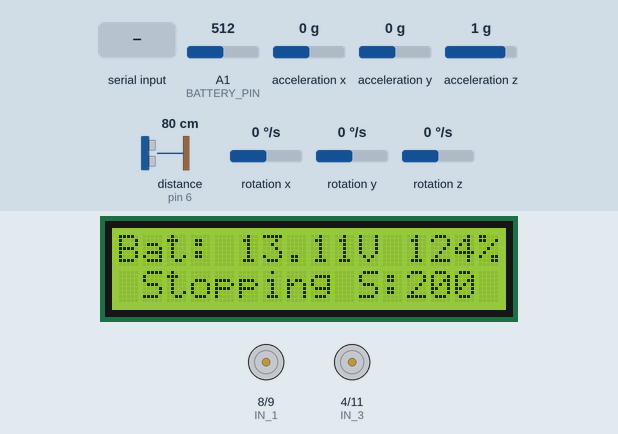
Simulated run of this sketch. Board: Arduino Uno, built with avr-gcc and run on an emulated ATmega328P. Parts: 16×2 character LCD, motor-driver pin pairs drawn as motors (green arrow = first pin HIGH = forward, orange = second pin HIGH = backward, longer = more drive, scaled by the enable pin). Wiring (inferred from the names in the program): ultrasonic range finder: trigger pin 7; echo pin 6. The inputs (shaded band) are chosen by the test bench; at power-on: distance to the obstacle (sensor on pin 6) 80 cm, rotation x 0 °/s, A1 (BATTERY_PIN) = 512, acceleration x 0 g, acceleration y 0 g, acceleration z 1 g, rotation y 0 °/s, rotation z 0 °/s. The echo pulse lasts 58.3 µs per cm.

Above: at 1.7 s.
1.8 s: distance to the obstacle (sensor on pin 6) set to 23 cm
3.3 s: distance to the obstacle (sensor on pin 6) set to 20 cm
At 6.1 s:
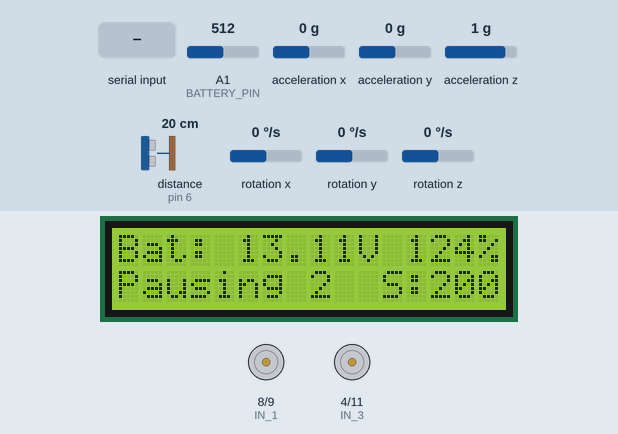
6.3 s: "l90;" received over the second serial link
At 7.1 s:
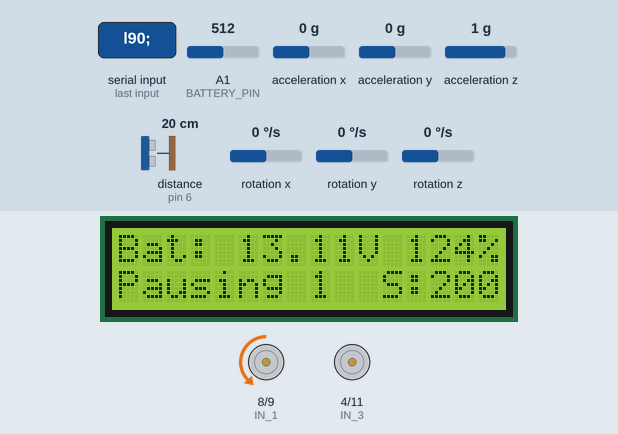
9.3 s: "r90;" received over the second serial link
At 10.1 s:
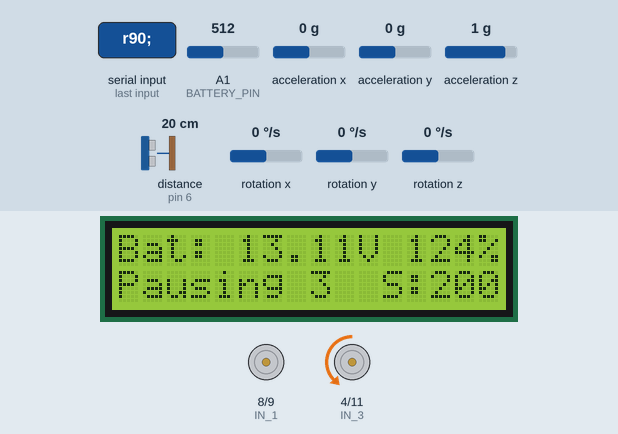
12.3 s: distance to the obstacle (sensor on pin 6) set to 35 cm
At 13.8 s:
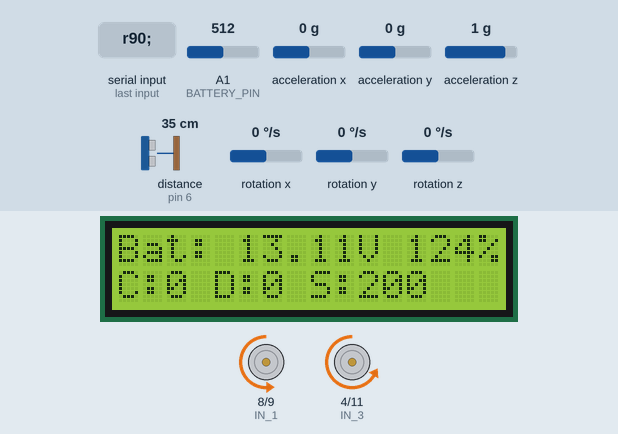
14.9 s: rotation x set to -192 °/s
At 15.38 s:
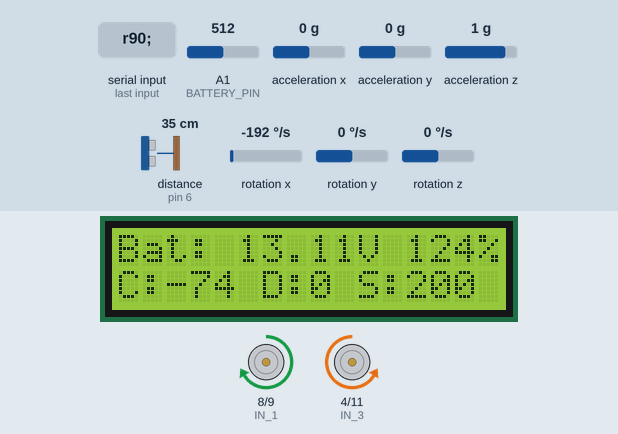
Timing chart, 0 to 17.8 s (numbered marks = the images above; inputs shaded):
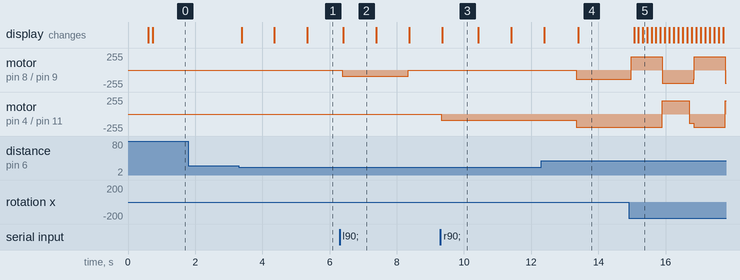

The sketch:

car.ino
```cpp
#include "Arduino.h"
#include <LiquidCrystal_I2C.h>
#include <MPU6050.h>
#include <SoftwareSerial.h>

const int BATTERY_PIN = A1;
const int EN_A = 10;
const int IN_1 = 8;
const int IN_2 = 9;

const int EN_B = 5;
const int IN_3 = 4;
const int IN_4 = 11; //from 3

const int FRONT_ECHO = 6;     // chân echo của HC-SR05
const int FRONT_TRIGGER = 7;     // chân trig của HC-SR05

int leftSpeed = 0;
int rightSpeed = 0;

int oldLeftSpeed = 0;
int oldRightSpeed = 0;
long pauseTimer = millis();
int pauseCounter = 0; //anti noise

double currentAngle = 0.0; //0-360 degrees
double desiredAngle = 0.0; //0-360 degrees
double remainingAngle = 0.0; //0-360 degrees

long lastTime = 0;
long microSecond = micros();
bool isStopping = true;

int maxSpeed = 200;
const int ROTATING_LEFT = 134;
const int ROTATING_RIGHT = 135;
int rotatingMode = ROTATING_LEFT;

const int MIN_DISTANCE = 20;
const int BLUETOOTH_RX = A2;
const int BLUETOOTH_TX = A3;
int count = 0;
const int MIN_ANGLE = 15;

bool isPause = false;

LiquidCrystal_I2C lcd(0x3F, 16, 2);    //the LCD
MPU6050 gyroscope;              //gyroscope
SoftwareSerial bluetooth(BLUETOOTH_RX, BLUETOOTH_TX);
String reason = "nope";


//get distance by cm from ultrasonic sensor
int getDistance(int trigger, int echo) {
    long duration, distanceCm;
    digitalWrite(trigger, LOW);
    delayMicroseconds(2);
    digitalWrite(trigger, HIGH);
    delayMicroseconds(5);
    digitalWrite(trigger, LOW);
    duration = pulseIn(echo, HIGH, 5000);
    distanceCm = duration * 340 / 20 / 1000;
    if (distanceCm == 0)
        return 99;
    return distanceCm;
}

//setup and init everything
void setup() {
    Serial.begin(9600);
    pinMode(EN_A, OUTPUT);
    pinMode(IN_1, OUTPUT);
    pinMode(IN_2, OUTPUT);
    pinMode(EN_B, OUTPUT);
    pinMode(IN_3, OUTPUT);
    pinMode(IN_4, OUTPUT);

    pinMode(BLUETOOTH_RX, INPUT);
    pinMode(BLUETOOTH_TX, OUTPUT);
    bluetooth.begin(9600);
    pinMode(BATTERY_PIN, INPUT);
    pinMode(FRONT_TRIGGER, OUTPUT);     // chân trig sẽ phát tín hiệu
    pinMode(FRONT_ECHO, INPUT);       // chân echo sẽ nhận tín hiệu


    lcd.begin();
    lcd.backlight();
    lcd.setCursor(0, 0);
    lcd.print("    NAT TEAM    ");
    lcd.setCursor(0, 1);
    lcd.print("AUTOCAR NAT TEAM");
    delay(500);
    while (!gyroscope.begin(MPU6050_SCALE_2000DPS, MPU6050_RANGE_2G)) {
        lcd.print("Not found MPU!!");
        delay(500);
    }
    gyroscope.calibrateGyro(10);
    lcd.clear();
}

void dispDistance(int row) {
    lcd.setCursor(0, row);
    lcd.print("F:");
    lcd.print(getDistance(FRONT_TRIGGER, FRONT_ECHO));
    if (millis() < pauseTimer) {
        lcd.print(" P:");
        lcd.print(pauseTimer - millis());
    }
}

const float MAX_BATTERY = 450;
const float MIN_BATTERY = 200;

void dispBattery(int row) {
    int sensorValue = analogRead(BATTERY_PIN); //read the A0 pin value
    float voltage = sensorValue * 5.0 * 5.24 / 1023.0;
    lcd.setCursor(0, row);
    lcd.print("Bat: ");
    lcd.print(voltage);
    lcd.print("V ");
    float battery; // phan tram pin
    battery = (sensorValue - MIN_BATTERY) * 100 / (MAX_BATTERY - MIN_BATTERY);
    lcd.print((int) battery);
    lcd.print("%          ");
}

void dispSpeed(int row) {
    lcd.setCursor(0, row);
    if (isStopping)
        lcd.print("STOP " + reason);
    else {
        lcd.print("L:");
        lcd.print(leftSpeed);
        lcd.print(" R:");
        lcd.print(rightSpeed);
    }
    lcd.print(" S:");
    lcd.print(maxSpeed);
    lcd.print("      ");
}

void dispAngle(int row) {
    lcd.setCursor(0, row);
    if (isPause) {
        lcd.print("Pausing ");
        lcd.print((pauseTimer - millis()) / 1000);
        lcd.print(" ");
    } else if (isStopping) {
        lcd.print(" Stopping");
    } else {
        lcd.print("C:");
        lcd.print((int) currentAngle);
        lcd.print(" D:");
        lcd.print((int) desiredAngle);
    }
    lcd.print(" S:");
    lcd.print(maxSpeed);
    lcd.print("              ");
}

void setRightSpeed(int speed) {
    rightSpeed = speed;
    if (speed < 0) {
        analogWrite(EN_B, -speed);
        digitalWrite(IN_3, HIGH);
        digitalWrite(IN_4, LOW);
    } else {
        analogWrite(EN_B, speed);
        digitalWrite(IN_3, LOW);
        digitalWrite(IN_4, HIGH);
    }
}

void setLeftSpeed(int speed) {
    leftSpeed = speed;
    if (speed < 0) {
        analogWrite(EN_A, -speed);
        digitalWrite(IN_1, HIGH);
        digitalWrite(IN_2, LOW);
    } else {
        analogWrite(EN_A, speed);
        digitalWrite(IN_1, LOW);
        digitalWrite(IN_2, HIGH);
    }
}

void stop(String _reason) {
    setRightSpeed(0);
    setLeftSpeed(0);
    isStopping = true;
    reason = _reason;
    Serial.println("Stop by " + reason);
    delay(1000);
}

void recalibrate() {
    currentAngle = 0;
    desiredAngle = 0;
    gyroscope.calibrateGyro(1);
    stop("recalibrate");
}

void processBluetooth() {
    while (bluetooth.available() > 0) {
        String cmd = bluetooth.readStringUntil(';');
        int value = cmd.substring(1, cmd.length()).toInt();
        switch (cmd[0]) {
            case 'l':
                setLeftSpeed(value);
                isStopping = false;
                break;
            case 'r':
                setRightSpeed(value);
                isStopping = false;
                break;
            case 's':
                maxSpeed = value;
                break;
            case '_': //rotate
                desiredAngle = value;
                isStopping = false;
                break;
            case 'p': //pause
                stop("blue pause");
                return;
            case 'g': //gyro calibrate
                recalibrate();
                break;
            default:
                break;
        }
    }
    bluetooth.println(
            (String) "f" + getDistance(FRONT_TRIGGER, FRONT_ECHO) + ";;;c"
            + (int) currentAngle + ";;;d" + (int) desiredAngle + ";;;");

}

void processGyro() {
    Vector normGyro = gyroscope.readNormalizeGyro();
    microSecond = micros();
    if (lastTime == 0) {
        lastTime = microSecond;
        return;
    } else {
        currentAngle += 1.0 * normGyro.XAxis * (microSecond - lastTime)
                        / 1000000;
        lastTime = microSecond;
    }
}


void processSpeed() {
    if (isStopping || isPause) {
        return;
    }
    remainingAngle = desiredAngle - currentAngle;
    while (remainingAngle < 0)
        remainingAngle += 360;
    while (remainingAngle > 360)
        remainingAngle -= 360;

    if (remainingAngle < MIN_ANGLE) {
        setRightSpeed(maxSpeed);
        setLeftSpeed(maxSpeed * 0.7);
    } else if (remainingAngle < 180) { //rotate left
        rotatingMode = ROTATING_LEFT;
        setRightSpeed(maxSpeed);
        setLeftSpeed(-maxSpeed);
    } else if (remainingAngle == 180) {
        if (rotatingMode == ROTATING_LEFT) {
            setRightSpeed(maxSpeed);
            setLeftSpeed(-maxSpeed);
        } else {
            setRightSpeed(-maxSpeed);
            setLeftSpeed(maxSpeed);
        }
    } else if (remainingAngle < (360 - MIN_ANGLE)) {
        rotatingMode = ROTATING_RIGHT;
//        remainingAngle = 360 - remainingAngle;
        setLeftSpeed(maxSpeed);
        setRightSpeed(-maxSpeed);
    } else {
        setLeftSpeed(maxSpeed);
        setRightSpeed(maxSpeed * 0.7);
    }
}


void pause() {
    isPause = true;
    oldLeftSpeed = leftSpeed;
    oldRightSpeed = rightSpeed;
    pauseTimer = millis() + 5000;
    setLeftSpeed(0);
    setRightSpeed(0);
}

void unPause() {
    isPause = false;
    setLeftSpeed(oldLeftSpeed);
    setRightSpeed(oldRightSpeed);
    pauseTimer = 0;
    pauseCounter = 0;
}


void processSonic() {
    int dis = getDistance(FRONT_TRIGGER, FRONT_ECHO);
    if ((dis <= MIN_DISTANCE)) {
        pauseCounter++;
        if (pauseCounter > 5)
            pause();
    } else if (pauseTimer > 0) {
        unPause();
    }
}

void processPause() {
    if (millis() > pauseTimer)
        processSonic();
}

void loop() {
    if (count++ > 10) {
        //those functions are very slow that can lower our FPS
        processBluetooth();
        dispAngle(1);
        dispBattery(0);
        count = 0;
    }
    processPause();
    processGyro();
    processSpeed();
}
```

Measured:
- the behaviour switches between 22 and 21 cm on distance to the obstacle (sensor on pin 6) (found by bisection; images 0 and 1)
- after the input at 1.8 s, every drawn part: stays the same
- after the input at 3.3 s, the display: first changes after 0.08 s (image 1 shows a later state)
- after the input at 6.3 s, motor on pin 8 (IN_1) / pin 9 (IN_2): stopped → backward 90/255 after 0.08 s, → stopped 2.0 s later
- after the input at 9.3 s, motor on pin 4 (IN_3) / pin 11 (IN_4): stopped → backward 90/255 at once
- after the input at 12.3 s, motor on pin 8 (IN_1) / pin 9 (IN_2): stopped → backward 140/255 after 1.0 s; motor on pin 4 (IN_3) / pin 11 (IN_4): backward 90/255 → backward 200/255 after 1.0 s; the display: first differs from a run without the input after 1.1 s (image 4)
- after the input at 14.9 s, motor on pin 8 (IN_1) / pin 9 (IN_2): alternates forward 200/255 for 0.93 s and backward 200/255 for 0.94 s, starting after 0.08 s; motor on pin 4 (IN_3) / pin 11 (IN_4): backward 200/255 → forward 200/255 after 1.0 s, → backward 140/255 0.80 s later, → backward 200/255 0.13 s later, → forward 200/255 0.94 s later
- what the display in image 2 shows lasts 1.0 s, from 6.4 s to 7.4 s
